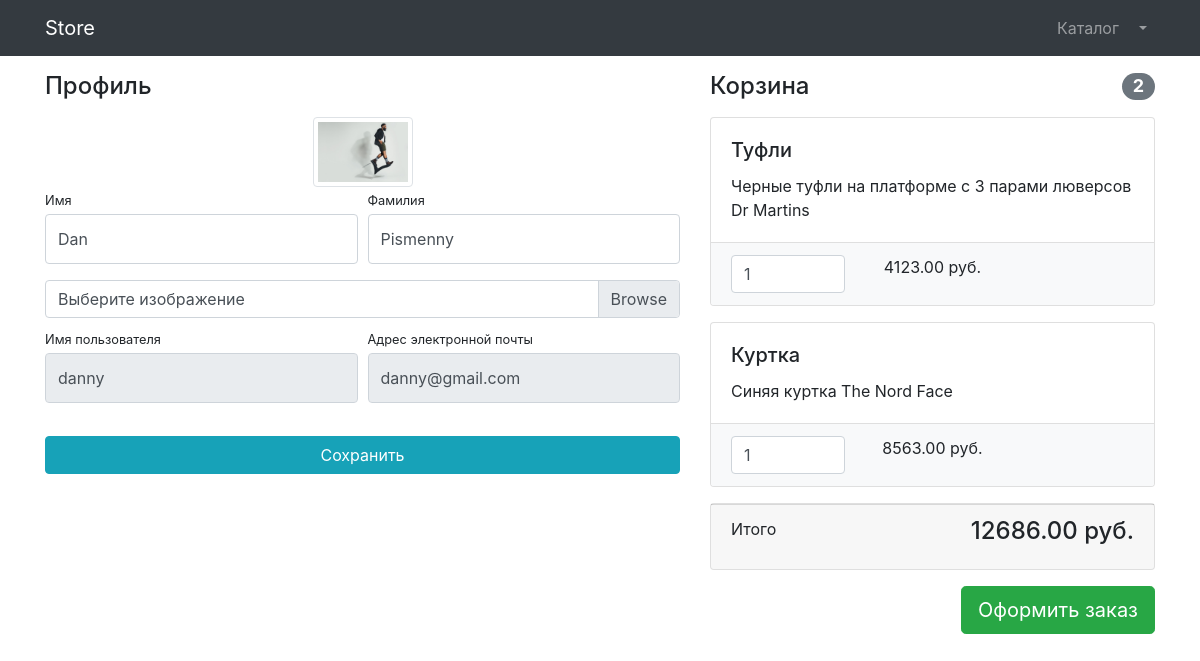
The page /users/profile/2/ (signed in) on the database its author committed.
### users/models.py (models this page shows)
class User(AbstractUser):
    image = models.ImageField(upload_to='users_images', null=True, blank=True)
    is_verified_email = models.BooleanField(default=False)

### products/models.py (models this page shows, shortened)
class Basket(models.Model):
    user = models.ForeignKey(to=User, on_delete=models.CASCADE)
    product = models.ForeignKey(to=Product, on_delete=models.CASCADE)
    quantity = models.PositiveSmallIntegerField(default=0)
    created_timestamp = models.DateTimeField(auto_now_add=True)
    objects = BasketQuerySet.as_manager()
    def sum(self):
        return self.product.price * self.quantity

class Product(models.Model):
    name = models.CharField(max_length=256)
    description = models.TextField(blank=True, null=True)
    price = models.DecimalField(max_digits=6, decimal_places=2)
    quantity = models.PositiveIntegerField(default=0)
    image = models.ImageField(upload_to='products_images')
    category = models.ForeignKey(to=ProductCategory, on_delete = models.CASCADE)
    class Meta:
            verbose_name = 'продукт'
            verbose_name_plural = 'продукты'

### users/views.py (the view, shortened to what this page needs)
# urls.py: path('profile/<int:pk>/', login_required(UserProfileView.as_view()), name='profile'),
class UserProfileView(TitleMixin, UpdateView):
    model = User
    form_class = UserProfileForm
    template_name = 'users/profile.html'
    title = 'Store - Личный кабинет'

### users/forms.py
class UserProfileForm(UserChangeForm):
    first_name = forms.CharField(widget=forms.TextInput(attrs={'class': 'form-control py-4'}))
    last_name = forms.CharField(widget=forms.TextInput(attrs={'class': 'form-control py-4'}))
    image = forms.ImageField(widget=forms.FileInput(attrs={'class': 'custom-file-input'}), required=False)
    username = forms.CharField(widget=forms.TextInput(attrs={'class': 'form-control py-4', 'readonly': True}))
    email = forms.CharField(widget=forms.TextInput(attrs={'class': 'form-control py-4', 'readonly': True}))
    class Meta:
        model = User
        fields = ('first_name', 'last_name', 'image', 'username', 'email')

### common/views.py (called while the page is built)
    def get_context_data(self, **kwargs):
        context = super(TitleMixin, self).get_context_data(**kwargs)
        context["title"] = self.title
        return context

### products/context_processors.py (called while the page is built)
def baskets(request):
    user = request.user
    return {'baskets': Basket.objects.filter(user=user) if user.is_authenticated else []}

### products/models.py (called while the page is built)
    def total_sum(self):
        return sum(basket.sum() for basket in self)

    def total_quantity(self):
            return sum(basket.quantity for basket in self)

### users/templates/users/profile.html (shortened to what this page needs)
{% extends "products/base.html" %}
{% load static %}
{% block css %}
    <link href="{% static "vendor/css/profile.css" %}" rel="stylesheet">
{% endblock  %}
{% block content %}
    <div class="container">
        <div class="row">
            <div class="col-lg-7">
                <h4 class="mt-3 mb-3">Профиль</h4>
                <div class="col-lg-12 text-center">
                    <img width="100" height="100"
                        src="{% if user.image %} {{user.image.url}} {% else %} {% static "vendor/img/users/default_avatar.jpg" %} {% endif %}"
                        class="img-thumbnail">
                </div>
                <form action="{% url "users:profile" user.id %}" method='post' enctype="multipart/form-data">
                    <div class="form-row">
                        <div class="col-lg-6">
                            <div class="form-group">
                                <label class="small mb-1" for="{{ form.first_name.id_for_label }}">Имя</label>
                                {{ form.first_name }}
                            </div>
                        </div>
                        <div class="col-lg-6">
                            <div class="form-group">
                                <label class="small mb-1" for="{{ form.last_name.id_for_label }}">Фамилия</label>
                                {{ form.last_name }}
                            </div>
                        </div>
                    </div>
                    <div class="form-row mb-2">
                        <div class="col-lg-12">
                            <div class="custom-file">
                                <label class="custom-file-label" for="{{ form.image.id_for_label }}">Выберите изображение</label>
                            </div>
                        </div>
                    </div>
                    <div class="form-row">
                        <div class="col-lg-6">
                            <label class="small mb-1" for="{{ form.username.id_for_label }}">Имя пользователя</label>
                            {{ form.username }}
                        </div>
                        <div class="col-lg-6">
                            <label class="small mb-1" for="{{ form.email.id_for_label }}">Адрес электронной почты</label>
                                {{ form.email }}
                        </div>
                    </div>
                    <div class="form-row">
                        <div class="col-lg-12" style="margin-top: 33px;">
                            <input class="btn btn-info btn-block" type="submit" value="Сохранить">
                        </div>
                    </div>
                </form>
            </div>
            <div class="col-lg-5">
                {% include "products/baskets.html" %}
            </div>
        </div>
    </div>
{% endblock  %}

### products/templates/products/baskets.html (shortened to what this page needs)
{% load static %}
{% if baskets %}
    <h4 class="mt-3 mb-3 d-flex justify-content-between align-items-center mb-3">
        Корзина <span class="badge badge-secondary badge-pill">{{ baskets.total_quantity }}</span>
    </h4>
    {% for basket in baskets %}
    <div class="card mb-3">
        <div class="card-body">
            <h5 class="card-title">{{ basket.product.name }}</h5>
            <p class="card-text">{{ basket.product.description }}</p>
        </div>
        <ul class="list-group list-group-flush">
            <li class="list-group-item bg-light">
                <div class="row text-center">
                    <div class="col-lg-4">
                        <input name="basketID" type="number" class="form-control"
                        value="{{ basket.quantity }}" min="0">
                    </div>
                    <div class="col-lg-4">{{ basket.sum }} руб.</div>
                    <div class="col-lg-4">
                    </div>
                </div>
            </li>
        </ul>
    </div>
    {% endfor %}
    <div class="card mb-3">
        <div class="card-footer">
            <p class="float-left">Итого</p>
            <h4 class="float-right">{{ baskets.total_sum }} руб.</h4>
        </div>
    </div>
    <a class="btn btn-success btn-lg float-right" href="../orders/order-create.html">
        Оформить заказ
    </a>
{% else %}
<h4 class="mt-3 mb-3 text-center">
    Корзина пуста
</h4>
{% endif %}

### rows shown on the page
User: image (picture), first_name "Dan", last_name "Pismenny", username "danny", email "danny@gmail.com"
Basket: total_quantity "2", product.name "Туфли", product.description "Черные туфли на платформе с 3 парами люверсов Dr Martins", basketID "1", sum "4123.00", total_sum "12686.00"
Basket: product.name "Куртка", product.description "Синяя куртка The Nord Face", basketID "1", sum "8563.00"
